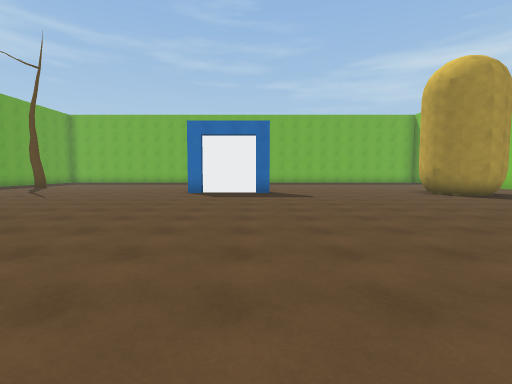
view 1 (above)

17 first-person views from a walk through a Unity game level. The camera is 1.5 m above the floor, tilts 4° down and sees 85° across. The floor is counted in squares, 2 m on a side. Each view is taken from the middle of a square. On the plan, view 1 faces up. The plan holds only what a view shows up to about 10 squares ahead; the rest is blank. The place goes on beyond the plan. The player is left out. Some surface patterns are stand-ins.

view 2
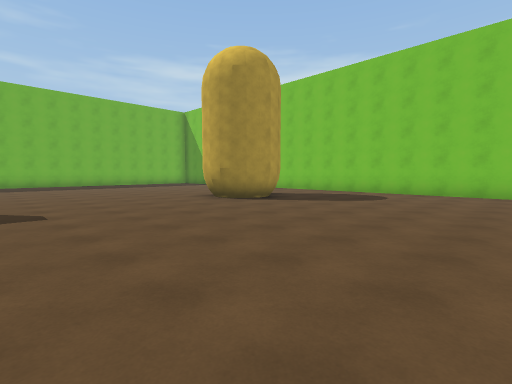

view 3
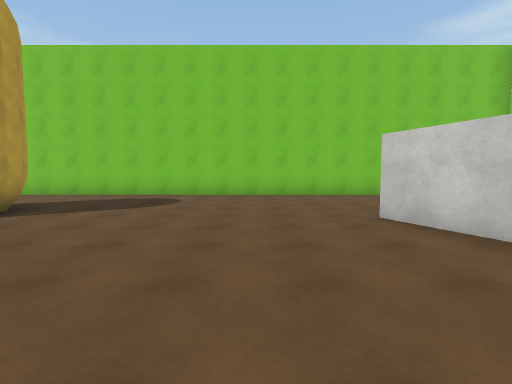

view 4
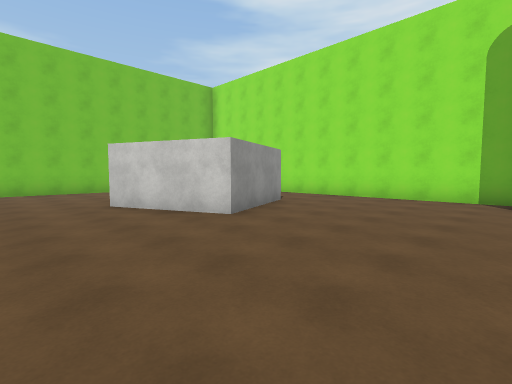

view 5
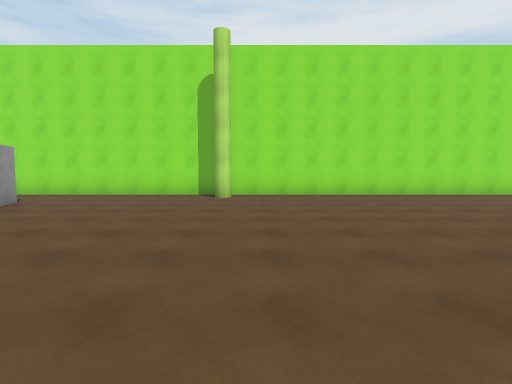

view 6
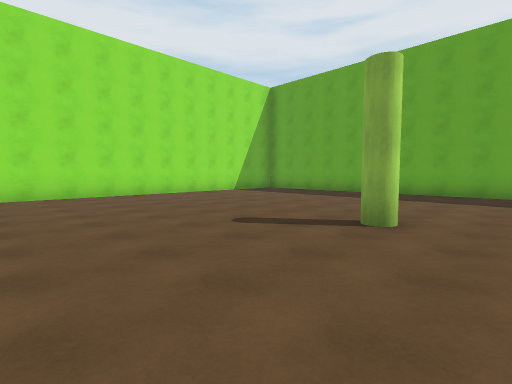

view 7
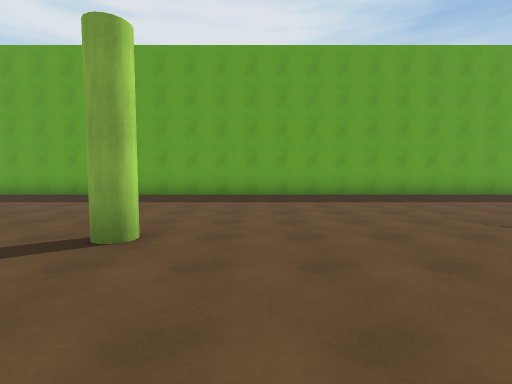

view 8
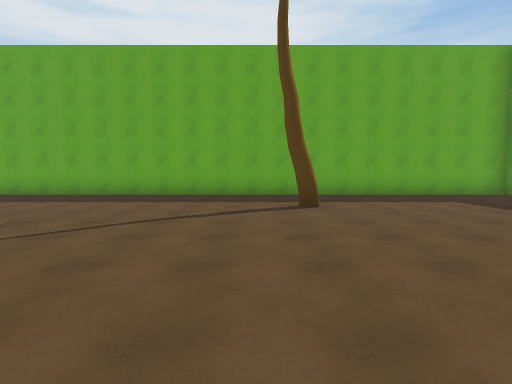

view 9
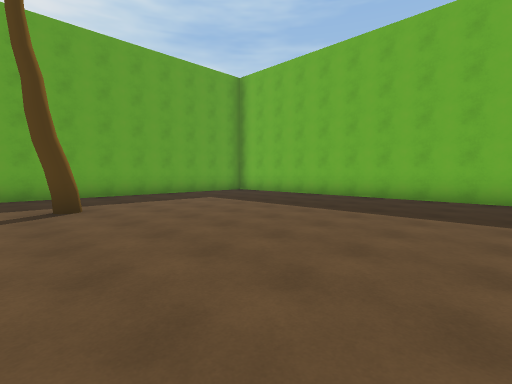

view 10
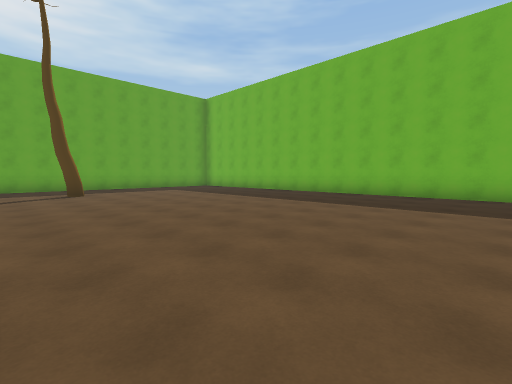

view 11
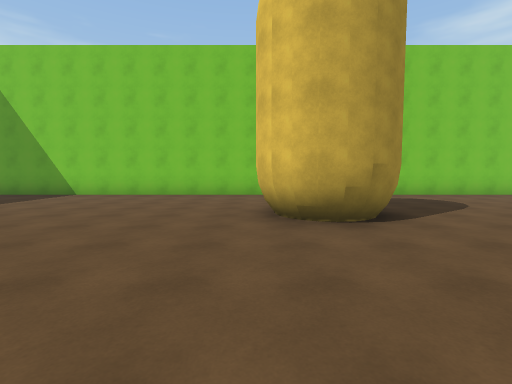

view 12
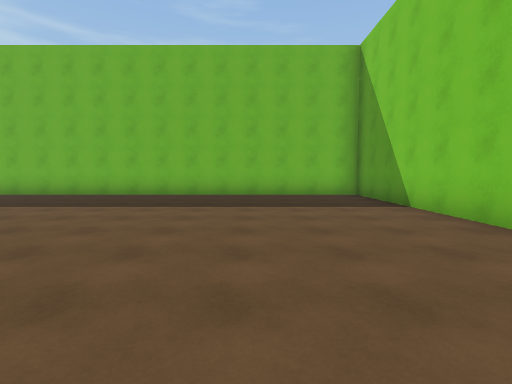

view 13
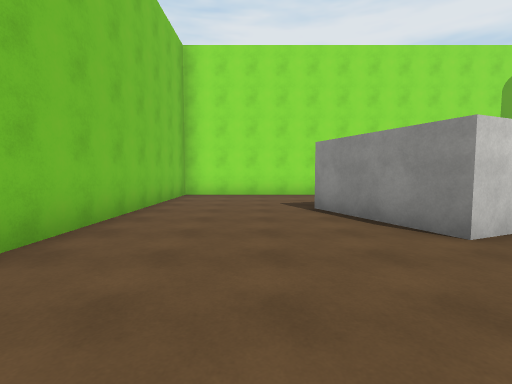

view 14
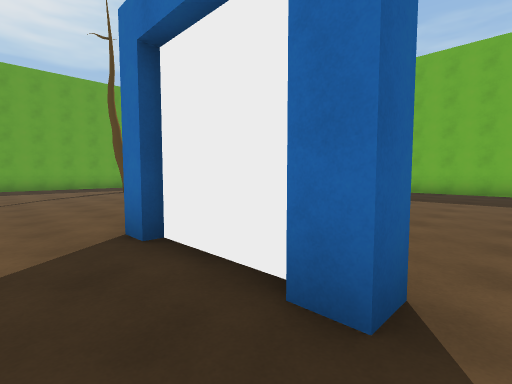

view 15
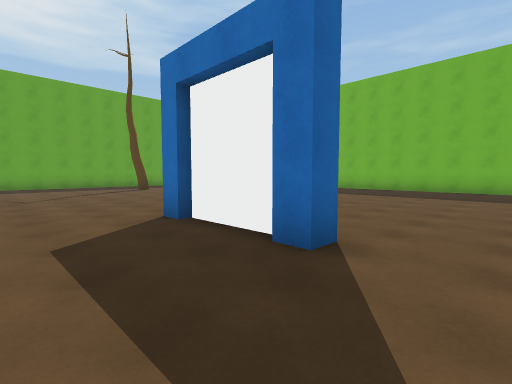

view 16
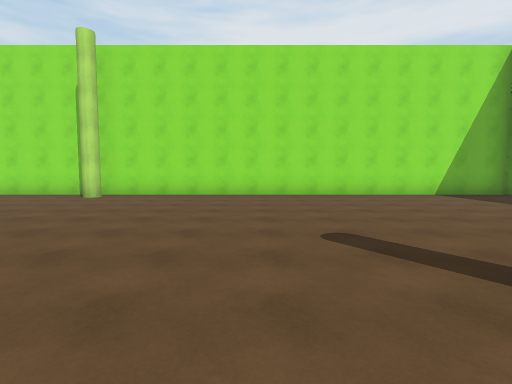

view 17
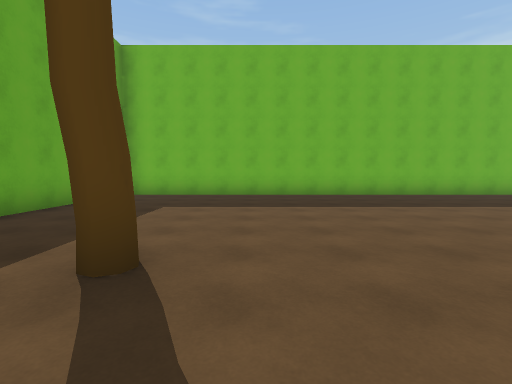

### Floor plan
Points are (right, up) in squares from view 1. A wall is a line through its corners. A room is listed if a view was taken in it or the views show most of it. See-through windows are left out.
Room 1 (views 1, 2, 3, 4, 5, 6, 7, 8, 9, 10, 11, 12, 13, 14, 15, 16, 17)
walls: (-1.9, 10.3) (-2.5, 10.3); (-0.1, 10.5) (-2, 10.5); (0.5, 10.9) (0.5, 10.3) (0, 10.3); (5.9, 9.7) (6, 10.3); (6.2, 8.9) (5.9, 9.5); (6, 10.2) (6.1, 10.4) (6.5, 10.9); (6.4, 10.8) (6.7, 10.9) (7.2, 11); (7, 8.5) (6.5, 8.6) (6, 9.2); (7.8, 8.8) (7.6, 8.6) (6.9, 8.5) (6, 9) (5.9, 10); (5, -1.9) (3.8, 0.8) (6.6, 1.9) (7.8, -0.9); (-13.4, -0.6) (-13.4, -4.4) (11.4, -4.4) (11.4, 20.4) (-13.4, 20.4) (-13.4, 1)
low walls: (6, 9.5) (6.1, 10.1); (6.3, 9.1) (6.1, 9.4) (6.1, 9.7); (7.5, 8.8) (7, 8.7)
objects: tree (-10, 13)

Where each view was taken, in squares from view 1:
view 1: 0 up, 0 right, facing up
view 2: 3 up, 1 right, facing up-right
view 3: 4 up, 2 right, facing right
view 4: 4 up, 0 right, facing down-right
view 5: 5 up, 1 left, facing down
view 6: 5 up, 3 left, facing down-left
view 7: 5 up, 4 left, facing left
view 8: 12 up, 4 left, facing left
view 9: 12 up, 4 left, facing up-left
view 10: 11 up, 0 right, facing up-left
view 11: 11 up, 2 right, facing right
view 12: 11 up, 8 right, facing up
view 13: 5 up, 9 right, facing down
view 14: 9 up, 1 right, facing up-left
view 15: 8 up, 2 right, facing up-left
view 16: 5 up, 5 left, facing down
view 17: 11 up, 9 left, facing up
